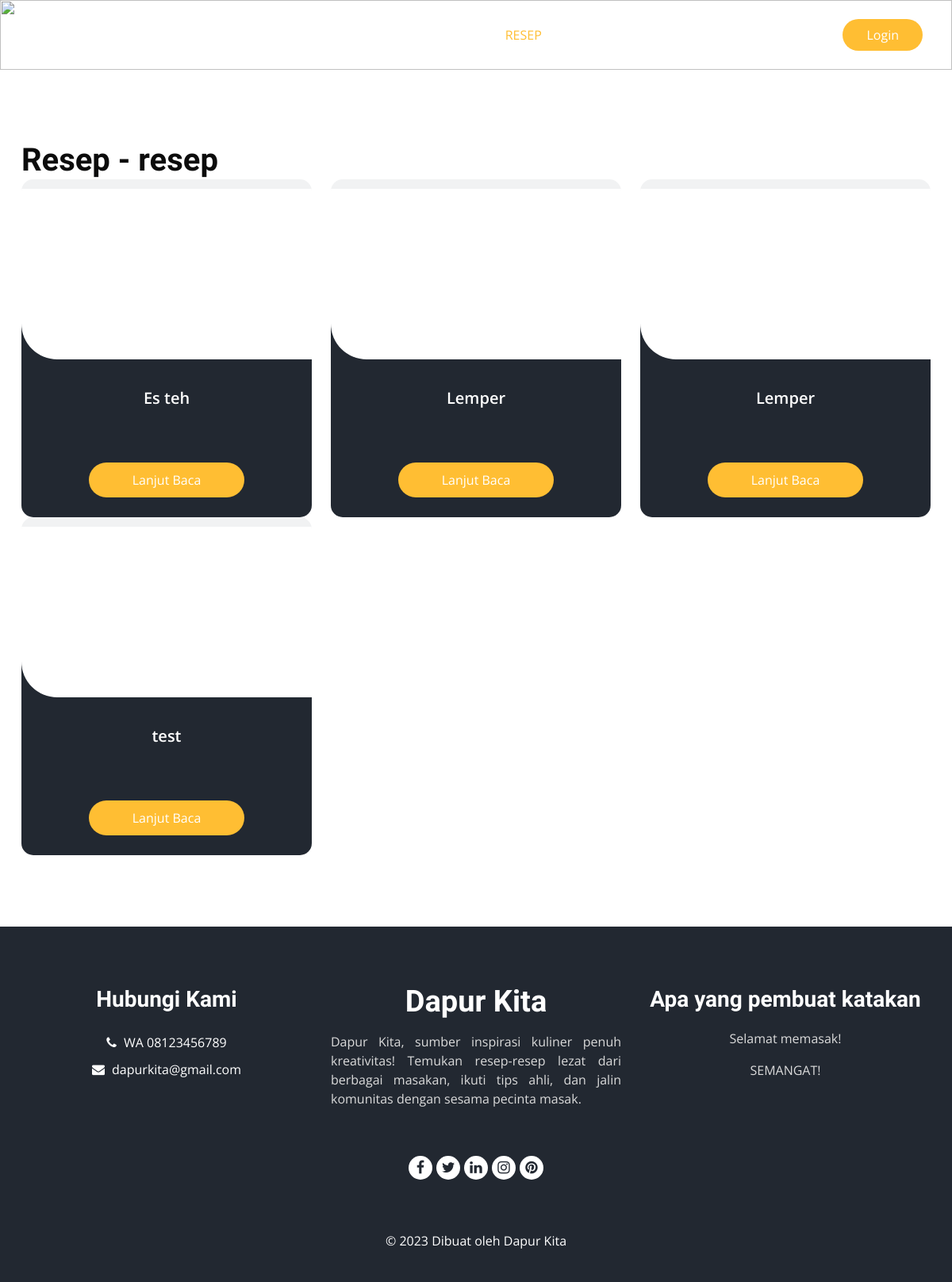
The app's page /menu.php, older data.
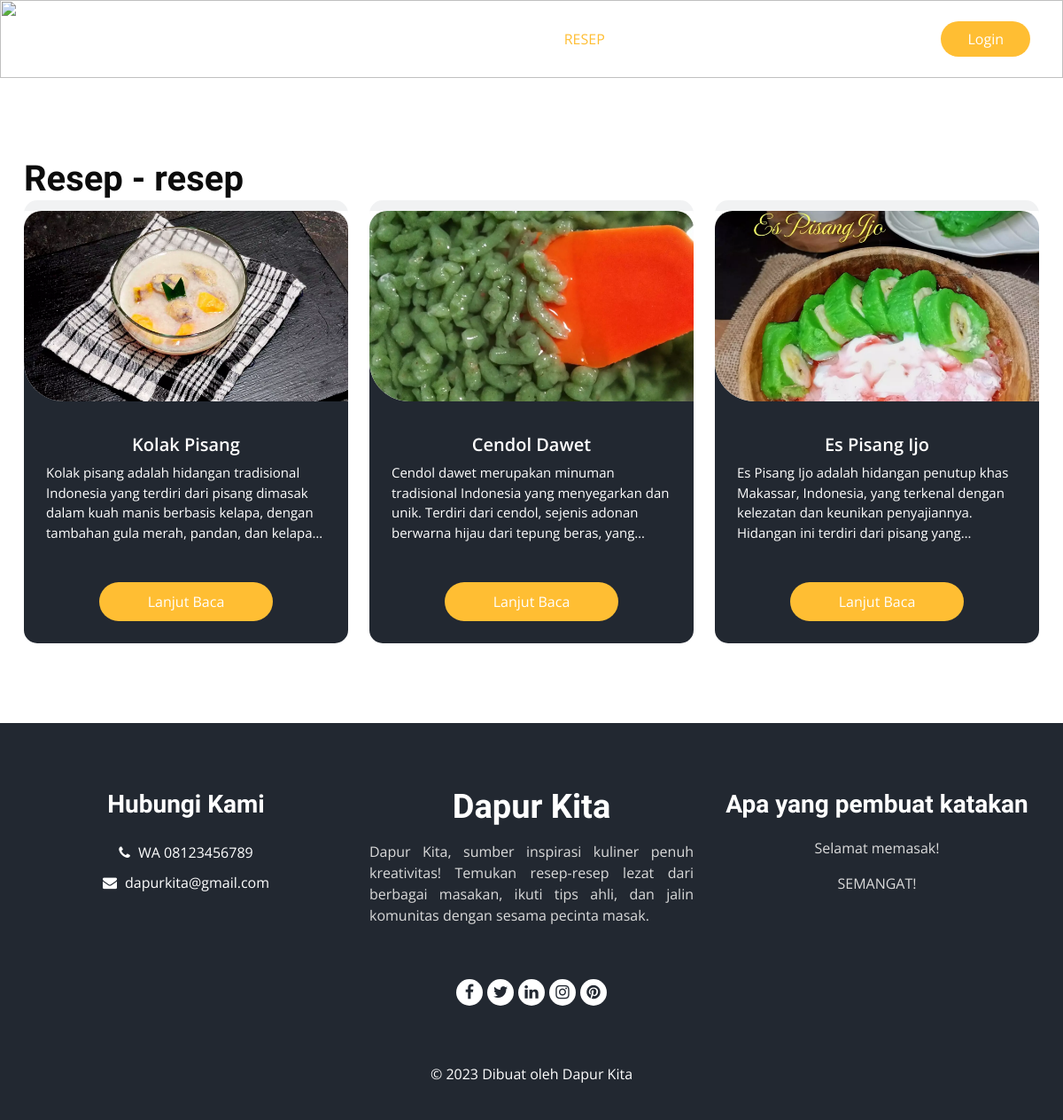
The same page, newer data.
### tables this page shows
CREATE TABLE `resep` (
  `id_resep` int(11) NOT NULL,
  `judul` varchar(255) NOT NULL,
  `deskripsi` text NOT NULL,
  `bahan_bahan` text NOT NULL,
  `cara_pembuatan` text NOT NULL,
  `tgl_pembuatan` date NOT NULL DEFAULT current_timestamp(),
  `foto` varchar(255) NOT NULL,
  `id_user` int(11) NOT NULL
);

### menu.php (the view)
<?php
$konek = new mysqli('localhost', 'root', '', 'projek_akhir_web');
?>
<?php require './component/head-data.php' ?>
<?php require './component/menuTop.php' ?>
<div class="collapse navbar-collapse" id="navbarSupportedContent">
  <ul class="navbar-nav mx-auto">
    <li class="nav-item">
      <a class="nav-link" href="index.php">Home </a>
    </li>
    <li class="nav-item active">
      <a class="nav-link" href="menu.php">Resep </a>
    </li>
    <li class="nav-item ">
      <a class="nav-link" href="about.php">Tentang Kami </span>
      </a>
    </li>
  </ul>
  <div class="user_option">
    <form class="form-inline">
      <button class="btn my-2 my-sm-0 nav_search-btn" type="submit">
        <i class="fa fa-search" aria-hidden="true"></i>
      </button>
    </form>
    <a href="login.php" class="order_online"> Login </a>
  </div>
  </nav>
</div>
</header>
</div>
<section class="food_section layout_padding d-flex justify-content-center">
  <div class="container">
    <div class="heading_container text-center">
      <h2>Resep - resep</h2>
    </div>
    <div class="row">
      <?php
      $query = mysqli_query($konek, "SELECT * FROM resep");
      while ($row = mysqli_fetch_array($query)) {
      ?>
        <div class="col-sm-6 col-lg-4">
          <div class="box">
            <div>
              <div class="img-box">
                <img src="./img/resep/<?= $row['foto'] ?>" alt="" />
              </div>
              <div class="detail-box">
                <h5 class="text-center"><?= $row['judul'] ?></h5>
                <div class="truncate-line-clamp">
                  <p><?= $row['deskripsi'] ?></p>
                </div>
                <div class="btn-box">
                  <a href="detailBelumLogin.php?id_resep=<?= $row['id_resep'] ?>" class="btn1"> Lanjut Baca </a>
                </div>
              </div>
            </div>
          </div>
        </div>
      <?php } ?>
    </div>
  </div>
</section>
<?php require './component/footer-data.php' ?>

### component/head-data.php (shortened to what this page needs)
<!DOCTYPE html>
<html>
<head>
  <link rel="stylesheet" type="text/css" href="css/bootstrap.css" />
  <link rel="stylesheet" type="text/css" href="https://cdnjs.cloudflare.com/ajax/libs/OwlCarousel2/2.3.4/assets/owl.carousel.min.css" />
  <link rel="stylesheet" href="https://cdnjs.cloudflare.com/ajax/libs/jquery-nice-select/1.1.0/css/nice-select.min.css" />
  <link href="css/font-awesome.min.css" rel="stylesheet" />
  <link href="https://cdn.jsdelivr.net/npm/bootstrap@5.3.2/dist/css/bootstrap.min.css" rel="stylesheet">
  <link rel="stylesheet" href="https://cdn.jsdelivr.net/npm/bootstrap-icons@1.11.2/font/bootstrap-icons.min.css">
  <link href="css/style.css" rel="stylesheet" />
  <link rel="stylesheet" href="style.css">
  <link href="css/responsive.css" rel="stylesheet" />

### component/menuTop.php (shortened to what this page needs)
</head>
<body class="sub_page">
  <div class="hero_area">
    <div class="bg-box">
      <img src="images/hero-bg.jpg" alt="" />
    </div>
    <header class="header_section">
      <div class="container">
        <nav class="navbar navbar-expand-lg custom_nav-container">
          <a class="navbar-brand" href="index.php">
            <span> Dapur Kita </span>
          </a>

### component/footer-data.php (shortened to what this page needs)
<footer class="footer_section">
  <div class="container">
    <div class="row">
      <div class="col-md-4 footer-col">
        <div class="footer_contact">
          <h4>Hubungi Kami</h4>
          <div class="contact_link_box">
            <a href="">
              <i class="fa fa-phone" aria-hidden="true"></i>
              <span> WA 08123456789 </span>
            </a>
            <a href="">
              <i class="fa fa-envelope" aria-hidden="true"></i>
              <span> dapurkita@gmail.com </span>
            </a>
          </div>
        </div>
      </div>
      <div class="col-md-4 footer-col">
        <div class="footer_detail">
          <a href="" class="footer-logo"> Dapur Kita </a>
          <p style="text-align: justify">
            Dapur Kita, sumber inspirasi kuliner penuh kreativitas! Temukan
            resep-resep lezat dari berbagai masakan, ikuti tips ahli, dan
            jalin komunitas dengan sesama pecinta masak.
          </p>
          <br />
          <div class="footer_social">
            <a href="">
              <i class="fa fa-facebook" aria-hidden="true"></i>
            </a>
            <a href="">
              <i class="fa fa-twitter" aria-hidden="true"></i>
            </a>
            <a href="">
              <i class="fa fa-linkedin" aria-hidden="true"></i>
            </a>
            <a href="">
              <i class="fa fa-instagram" aria-hidden="true"></i>
            </a>
            <a href="">
              <i class="fa fa-pinterest" aria-hidden="true"></i>
            </a>
          </div>
        </div>
      </div>
      <div class="col-md-4 footer-col">
        <h4>Apa yang pembuat katakan</h4>
        <p>Selamat memasak!</p>
        <p>SEMANGAT!</p>
      </div>
    </div>
    <div class="footer-info">
      <p>
        &copy; <span id="displayYear"></span> Dibuat oleh
        <a href="https://themewagon.com/" target="_blank">Dapur Kita</a>
      </p>
    </div>
  </div>
</footer>
</body>
</html>

### style.css (style rules this page uses)
:root { --text-hitam: #0C0C0C; --text-putih: #FFFFFF; --putih: #F1F2F3; --grey: #222831; --kuning: #FFBE33; --grey2: #979797; }
.truncate-line-clamp { display: -webkit-box; -webkit-line-clamp: 4; -webkit-box-orient: vertical; width: 100%; overflow: hidden; }

### css/responsive.css (style rules this page uses)
@media (min-width: 1200px) { .container { max-width: 1170px; } }

Row changes from the older to the newer data that the page shows:
removed resep: judul "Es teh"
removed resep: judul "Lemper"
removed resep: judul "Lemper"
removed resep: judul "test"
added resep: foto (picture), judul "Kolak Pisang", deskripsi "Kolak pisang adalah hidangan tradisional Indonesia yang terdiri dari pisang dimasak dalam kuah manis berbasis kelapa, dengan tambahan gula merah, pandan, dan…"
added resep: foto (picture), judul "Cendol Dawet", deskripsi "Cendol dawet merupakan minuman tradisional Indonesia yang menyegarkan dan unik. Terdiri dari cendol, sejenis adonan berwarna hijau dari tepung beras,…"
added resep: foto (picture), judul "Es Pisang Ijo", deskripsi "Es Pisang Ijo adalah hidangan penutup khas Makassar, Indonesia, yang terkenal dengan kelezatan dan keunikan penyajiannya. Hidangan ini terdiri dari pisang…"
